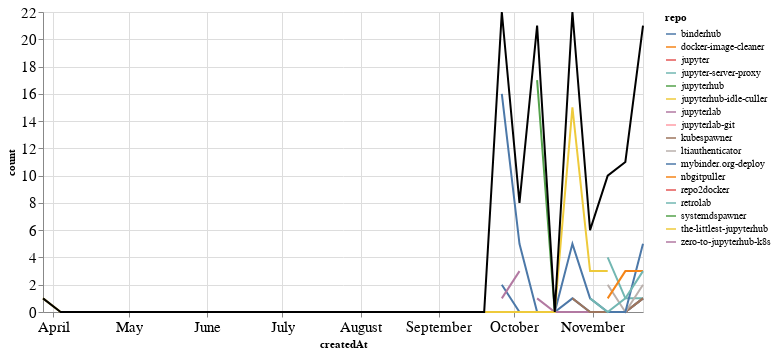

The code cell stored with this chart in its notebook:
### Markdown cell above
### Comments

### Code cell
comments_time = comments.groupby('repo').resample('W', on='createdAt').count()['author'].reset_index()
comments_time = comments_time.rename(columns={'author': 'count'})
comments_time_total = comments_time.groupby('createdAt').agg({"count": "sum"}).reset_index()
ch1 = alt.Chart(comments_time, width=600).mark_line().encode(
    x='createdAt',
    y='count',
    color='repo',
    tooltip="repo"
)

ch2 = alt.Chart(comments_time_total, width=600).mark_line(color="black").encode(
    x='createdAt',
    y='count',
)

ch1 + ch2

### Figure 1 — Vega-Lite specification as saved in the notebook (floating-point values rounded to 4 significant figures)
{"config": {"axisLeft": {"labelFontSize": 15}, "axisBottom": {"labelFontSize": 15}}, "layer": [{"data": {"name": "data-f7d91b9985eca7bf6f211a91ea5fce56"}, "mark": "line", "encoding": {"color": {"type": "nominal", "field": "repo"}, "tooltip": {"type": "nominal", "field": "repo"}, "x": {"type": "temporal", "field": "createdAt"}, "y": {"type": "quantitative", "field": "count"}}, "width": 600}, {"data": {"name": "data-1a9f3770c6e1582d5ed4645404052dd5"}, "mark": {"type": "line", "color": "black"}, "encoding": {"x": {"type": "temporal", "field": "createdAt"}, "y": {"type": "quantitative", "field": "count"}}, "width": 600}], "$schema": "https://vega.github.io/schema/vega-lite/v4.8.1.json", "datasets": {"data-f7d91b9985eca7bf6f211a91ea5fce56": [{"repo": "binderhub", "createdAt": "2021-09-26T00:00:00", "count": 16}, {"repo": "binderhub", "createdAt": "2021-10-03T00:00:00", "count": 5}, {"repo": "binderhub", "createdAt": "2021-10-10T00:00:00", "count": 0}, {"repo": "binderhub", "createdAt": "2021-10-17T00:00:00", "count": 0}, {"repo": "binderhub", "createdAt": "2021-10-24T00:00:00", "count": 1}, {"repo": "binderhub", "createdAt": "2021-10-31T00:00:00", "count": 0}, {"repo": "binderhub", "createdAt": "2021-11-07T00:00:00", "count": 0}, {"repo": "binderhub", "createdAt": "2021-11-14T00:00:00", "count": 0}, {"repo": "binderhub", "createdAt": "2021-11-21T00:00:00", "count": 1}, {"repo": "docker-image-cleaner", "createdAt": "2021-09-26T00:00:00", "count": 2}, {"repo": "jupyter", "createdAt": "2021-11-14T00:00:00", "count": 6}, {"repo": "jupyter-server-proxy", "createdAt": "2021-11-07T00:00:00", "count": 4}, {"repo": "jupyter-server-proxy", "createdAt": "2021-11-14T00:00:00", "count": 1}, {"repo": "jupyter-server-proxy", "createdAt": "2021-11-21T00:00:00", "count": 1}, {"repo": "jupyterhub", "createdAt": "2021-10-10T00:00:00", "count": 17}, {"repo": "jupyterhub", "createdAt": "2021-10-17T00:00:00", "count": 0}, {"repo": "jupyterhub", "createdAt": "2021-10-24T00:00:00", "count": 0}, {"repo": "jupyterhub", "createdAt": "2021-10-31T00:00:00", "count": 0}, {"repo": "jupyterhub", "createdAt": "2021-11-07T00:00:00", "count": 0}, {"repo": "jupyterhub", "createdAt": "2021-11-14T00:00:00", "count": 0}, {"repo": "jupyterhub", "createdAt": "2021-11-21T00:00:00", "count": 1}, {"repo": "jupyterhub-idle-culler", "createdAt": "2021-09-26T00:00:00", "count": 1}, {"repo": "jupyterlab", "createdAt": "2021-10-10T00:00:00", "count": 1}, {"repo": "jupyterlab", "createdAt": "2021-10-17T00:00:00", "count": 0}, {"repo": "jupyterlab", "createdAt": "2021-10-24T00:00:00", "count": 0}, {"repo": "jupyterlab", "createdAt": "2021-10-31T00:00:00", "count": 0}, {"repo": "jupyterlab", "createdAt": "2021-11-07T00:00:00", "count": 0}, {"repo": "jupyterlab", "createdAt": "2021-11-14T00:00:00", "count": 0}, {"repo": "jupyterlab", "createdAt": "2021-11-21T00:00:00", "count": 1}, {"repo": "jupyterlab-git", "createdAt": "2021-10-10T00:00:00", "count": 3}, {"repo": "kubespawner", "createdAt": "2021-10-24T00:00:00", "count": 1}, {"repo": "kubespawner", "createdAt": "2021-10-31T00:00:00", "count": 0}, {"repo": "kubespawner", "createdAt": "2021-11-07T00:00:00", "count": 0}, {"repo": "kubespawner", "createdAt": "2021-11-14T00:00:00", "count": 0}, {"repo": "kubespawner", "createdAt": "2021-11-21T00:00:00", "count": 1}, {"repo": "ltiauthenticator", "createdAt": "2021-11-07T00:00:00", "count": 2}, {"repo": "ltiauthenticator", "createdAt": "2021-11-14T00:00:00", "count": 0}, {"repo": "ltiauthenticator", "createdAt": "2021-11-21T00:00:00", "count": 2}, {"repo": "mybinder.org-deploy", "createdAt": "2021-09-26T00:00:00", "count": 2}, {"repo": "mybinder.org-deploy", "createdAt": "2021-10-03T00:00:00", "count": 0}, {"repo": "mybinder.org-deploy", "createdAt": "2021-10-10T00:00:00", "count": 0}, {"repo": "mybinder.org-deploy", "createdAt": "2021-10-17T00:00:00", "count": 0}, {"repo": "mybinder.org-deploy", "createdAt": "2021-10-24T00:00:00", "count": 5}, {"repo": "mybinder.org-deploy", "createdAt": "2021-10-31T00:00:00", "count": 1}, {"repo": "mybinder.org-deploy", "createdAt": "2021-11-07T00:00:00", "count": 0}, {"repo": "mybinder.org-deploy", "createdAt": "2021-11-14T00:00:00", "count": 0}, {"repo": "mybinder.org-deploy", "createdAt": "2021-11-21T00:00:00", "count": 5}, {"repo": "nbgitpuller", "createdAt": "2021-11-07T00:00:00", "count": 1}, {"repo": "nbgitpuller", "createdAt": "2021-11-14T00:00:00", "count": 3}, {"repo": "nbgitpuller", "createdAt": "2021-11-21T00:00:00", "count": 3}, {"repo": "repo2docker", "createdAt": "2021-11-21T00:00:00", "count": 3}, {"repo": "retrolab", "createdAt": "2021-10-31T00:00:00", "count": 1}, {"repo": "retrolab", "createdAt": "2021-11-07T00:00:00", "count": 0}, {"repo": "retrolab", "createdAt": "2021-11-14T00:00:00", "count": 1}, {"repo": "retrolab", "createdAt": "2021-11-21T00:00:00", "count": 3}, {"repo": "systemdspawner", "createdAt": "2021-10-31T00:00:00", "count": 1}, {"repo": "the-littlest-jupyterhub", "createdAt": "2021-03-28T00:00:00", "count": 1}, {"repo": "the-littlest-jupyterhub", "createdAt": "2021-04-04T00:00:00", "count": 0}, {"repo": "the-littlest-jupyterhub", "createdAt": "2021-04-11T00:00:00", "count": 0}, {"repo": "the-littlest-jupyterhub", "createdAt": "2021-04-18T00:00:00", "count": 0}, {"repo": "the-littlest-jupyterhub", "createdAt": "2021-04-25T00:00:00", "count": 0}, {"repo": "the-littlest-jupyterhub", "createdAt": "2021-05-02T00:00:00", "count": 0}, {"repo": "the-littlest-jupyterhub", "createdAt": "2021-05-09T00:00:00", "count": 0}, {"repo": "the-littlest-jupyterhub", "createdAt": "2021-05-16T00:00:00", "count": 0}, {"repo": "the-littlest-jupyterhub", "createdAt": "2021-05-23T00:00:00", "count": 0}, {"repo": "the-littlest-jupyterhub", "createdAt": "2021-05-30T00:00:00", "count": 0}, {"repo": "the-littlest-jupyterhub", "createdAt": "2021-06-06T00:00:00", "count": 0}, {"repo": "the-littlest-jupyterhub", "createdAt": "2021-06-13T00:00:00", "count": 0}, {"repo": "the-littlest-jupyterhub", "createdAt": "2021-06-20T00:00:00", "count": 0}, {"repo": "the-littlest-jupyterhub", "createdAt": "2021-06-27T00:00:00", "count": 0}, {"repo": "the-littlest-jupyterhub", "createdAt": "2021-07-04T00:00:00", "count": 0}, {"repo": "the-littlest-jupyterhub", "createdAt": "2021-07-11T00:00:00", "count": 0}, {"repo": "the-littlest-jupyterhub", "createdAt": "2021-07-18T00:00:00", "count": 0}, {"repo": "the-littlest-jupyterhub", "createdAt": "2021-07-25T00:00:00", "count": 0}, {"repo": "the-littlest-jupyterhub", "createdAt": "2021-08-01T00:00:00", "count": 0}, {"repo": "the-littlest-jupyterhub", "createdAt": "2021-08-08T00:00:00", "count": 0}, {"repo": "the-littlest-jupyterhub", "createdAt": "2021-08-15T00:00:00", "count": 0}, {"repo": "the-littlest-jupyterhub", "createdAt": "2021-08-22T00:00:00", "count": 0}, {"repo": "the-littlest-jupyterhub", "createdAt": "2021-08-29T00:00:00", "count": 0}, {"repo": "the-littlest-jupyterhub", "createdAt": "2021-09-05T00:00:00", "count": 0}, {"repo": "the-littlest-jupyterhub", "createdAt": "2021-09-12T00:00:00", "count": 0}, {"repo": "the-littlest-jupyterhub", "createdAt": "2021-09-19T00:00:00", "count": 0}, {"repo": "the-littlest-jupyterhub", "createdAt": "2021-09-26T00:00:00", "count": 0}, {"repo": "the-littlest-jupyterhub", "createdAt": "2021-10-03T00:00:00", "count": 0}, {"repo": "the-littlest-jupyterhub", "createdAt": "2021-10-10T00:00:00", "count": 0}, {"repo": "the-littlest-jupyterhub", "createdAt": "2021-10-17T00:00:00", "count": 0}, {"repo": "the-littlest-jupyterhub", "createdAt": "2021-10-24T00:00:00", "count": 15}, {"repo": "the-littlest-jupyterhub", "createdAt": "2021-10-31T00:00:00", "count": 3}, {"repo": "the-littlest-jupyterhub", "createdAt": "2021-11-07T00:00:00", "count": 3}, {"repo": "zero-to-jupyterhub-k8s", "createdAt": "2021-09-26T00:00:00", "count": 1}, {"repo": "zero-to-jupyterhub-k8s", "createdAt": "2021-10-03T00:00:00", "count": 3}], "data-1a9f3770c6e1582d5ed4645404052dd5": [{"createdAt": "2021-03-28T00:00:00", "count": 1}, {"createdAt": "2021-04-04T00:00:00", "count": 0}, {"createdAt": "2021-04-11T00:00:00", "count": 0}, {"createdAt": "2021-04-18T00:00:00", "count": 0}, {"createdAt": "2021-04-25T00:00:00", "count": 0}, {"createdAt": "2021-05-02T00:00:00", "count": 0}, {"createdAt": "2021-05-09T00:00:00", "count": 0}, {"createdAt": "2021-05-16T00:00:00", "count": 0}, {"createdAt": "2021-05-23T00:00:00", "count": 0}, {"createdAt": "2021-05-30T00:00:00", "count": 0}, {"createdAt": "2021-06-06T00:00:00", "count": 0}, {"createdAt": "2021-06-13T00:00:00", "count": 0}, {"createdAt": "2021-06-20T00:00:00", "count": 0}, {"createdAt": "2021-06-27T00:00:00", "count": 0}, {"createdAt": "2021-07-04T00:00:00", "count": 0}, {"createdAt": "2021-07-11T00:00:00", "count": 0}, {"createdAt": "2021-07-18T00:00:00", "count": 0}, {"createdAt": "2021-07-25T00:00:00", "count": 0}, {"createdAt": "2021-08-01T00:00:00", "count": 0}, {"createdAt": "2021-08-08T00:00:00", "count": 0}, {"createdAt": "2021-08-15T00:00:00", "count": 0}, {"createdAt": "2021-08-22T00:00:00", "count": 0}, {"createdAt": "2021-08-29T00:00:00", "count": 0}, {"createdAt": "2021-09-05T00:00:00", "count": 0}, {"createdAt": "2021-09-12T00:00:00", "count": 0}, {"createdAt": "2021-09-19T00:00:00", "count": 0}, {"createdAt": "2021-09-26T00:00:00", "count": 22}, {"createdAt": "2021-10-03T00:00:00", "count": 8}, {"createdAt": "2021-10-10T00:00:00", "count": 21}, {"createdAt": "2021-10-17T00:00:00", "count": 0}, {"createdAt": "2021-10-24T00:00:00", "count": 22}, {"createdAt": "2021-10-31T00:00:00", "count": 6}, {"createdAt": "2021-11-07T00:00:00", "count": 10}, {"createdAt": "2021-11-14T00:00:00", "count": 11}, {"createdAt": "2021-11-21T00:00:00", "count": 21}]}}
